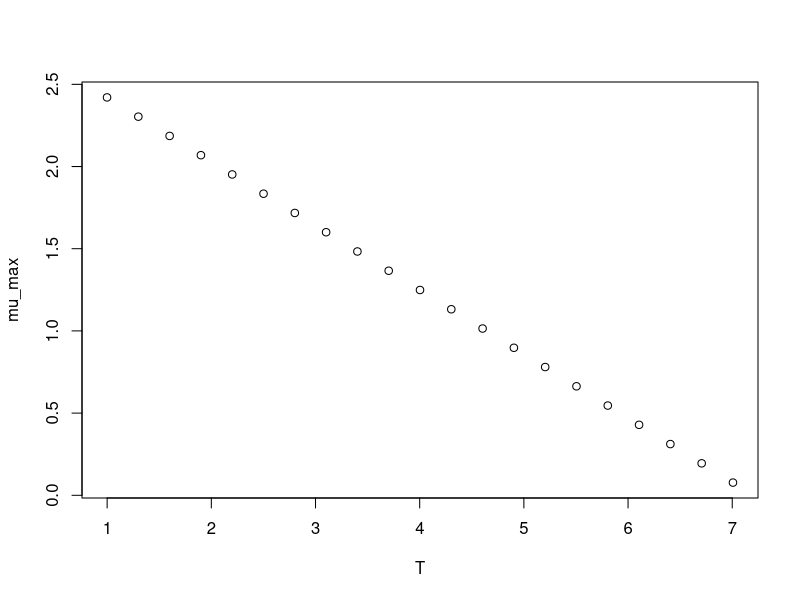

Reproduce this figure in R.
#############################
# start of Parameter script
#############################
T <- seq(0.999000999000999,7.007,length.out=21)
#############################
# end of Parameter script
#############################
############################# 
# start of Model script Gropin ID 1285 
#############################
 
# constant coefficients for this model
 
variables <- data.frame(T)
argumentsPar <- expand.grid(variables)
 
# heart of the model
response_surface <- function(T) {
   mumax <-(-0.39*T+2.81)

return(mumax=mumax)
} 

# output parameters
mumax <- cbind(argumentsPar,response_surface(argumentsPar['T']))
colnames(mumax) <- c(colnames(argumentsPar),'mumax')
#############################
# End of Model script
#############################
############################# 
# start of Visualisation script Gropin ID 1285 
#############################
plot(T,mumax$mumax,
                          xlab='T',
                          ylab='mu_max')
#############################
# End of Visualisation script
#############################
